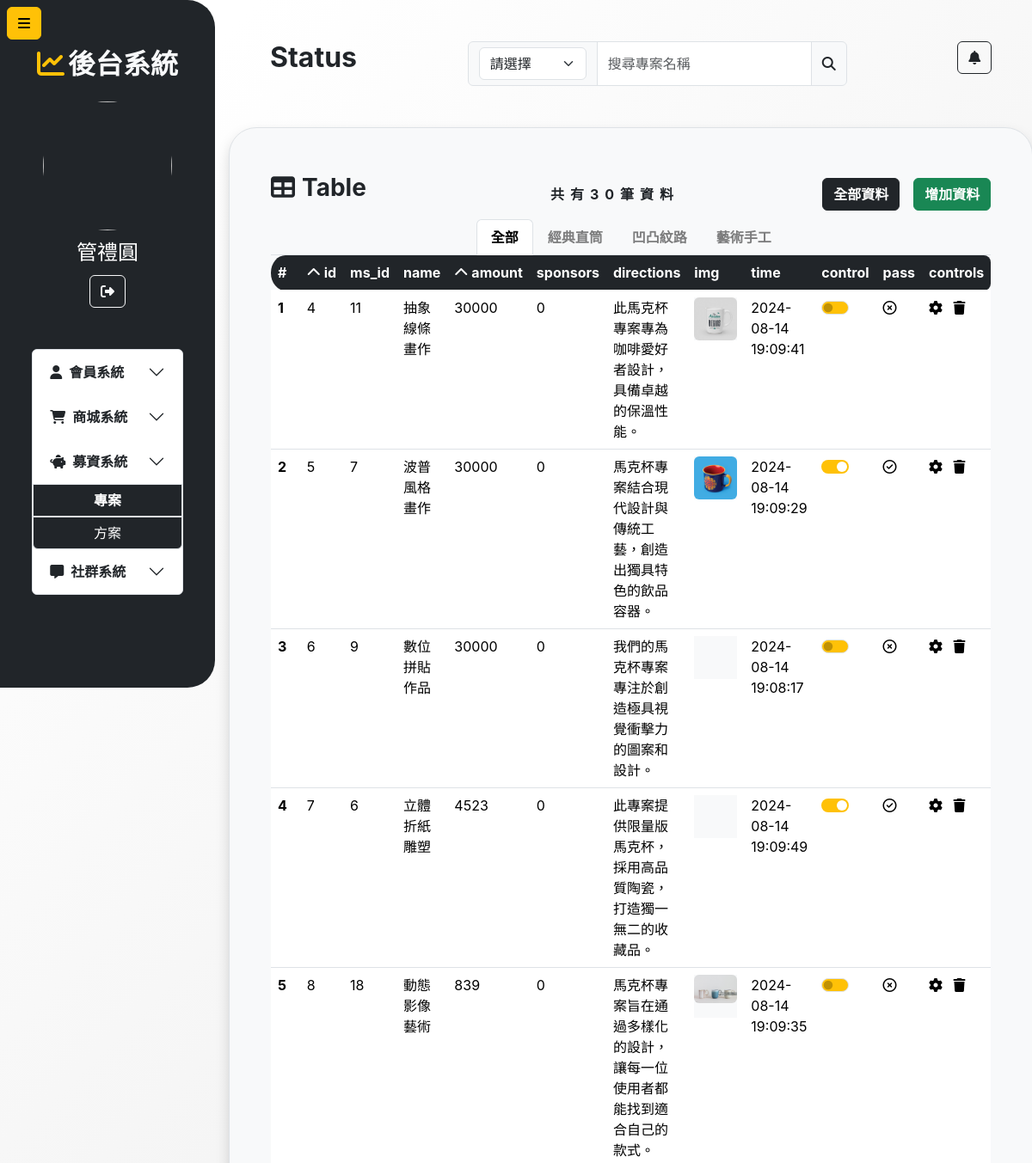
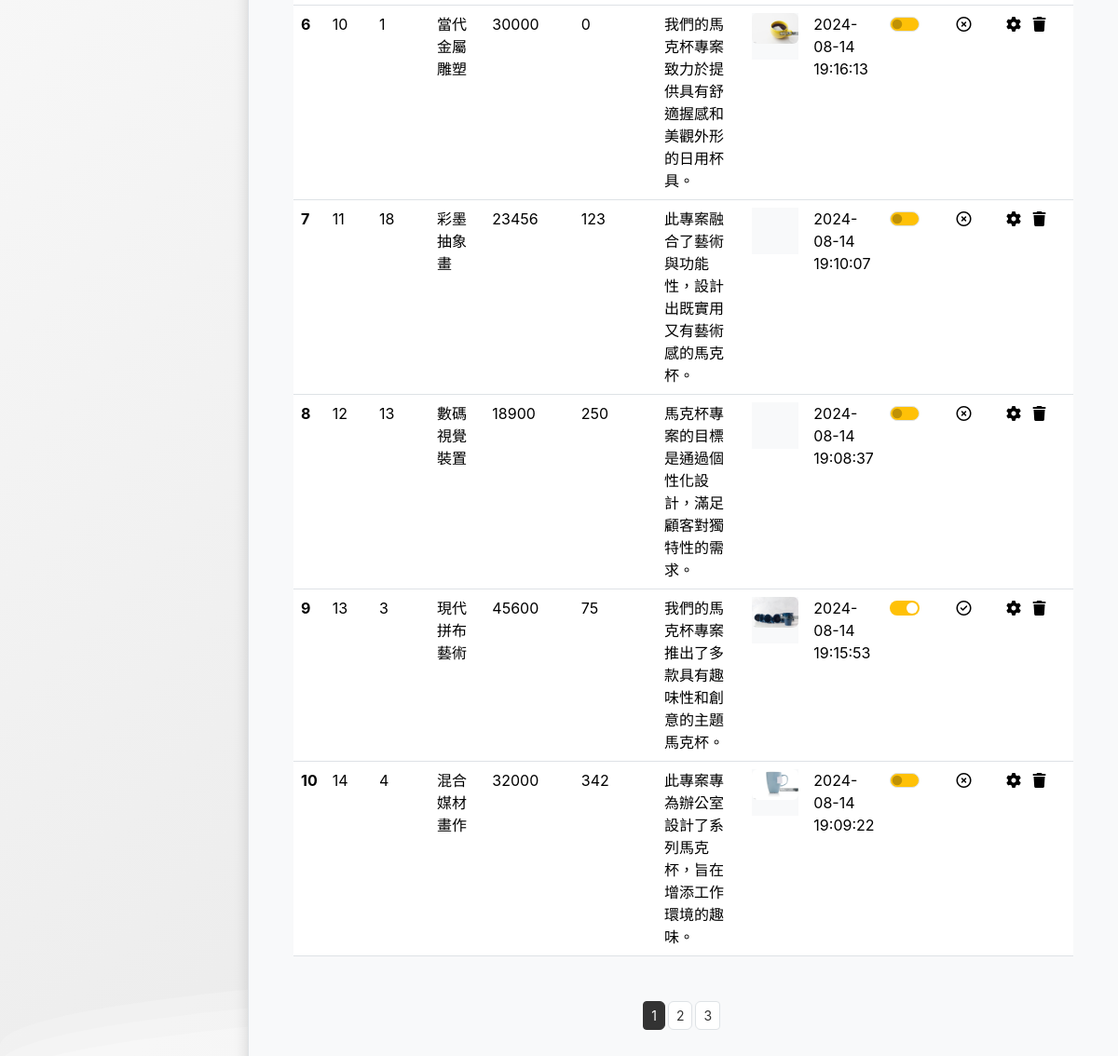
Page /fundrais/project.php (signed in) on the committed database (2 pictures, top to bottom).
### tables this page shows
CREATE TABLE `type` (
  `id` int(11) NOT NULL,
  `name` varchar(20) DEFAULT NULL
);

CREATE TABLE `project` (
  `id` int(11) NOT NULL,
  `ms_id` int(11) NOT NULL,
  `type_id` int(11) NOT NULL,
  `name` varchar(100) NOT NULL,
  `amount` int(11) NOT NULL,
  `sponsors` int(11) DEFAULT 0,
  `directions` varchar(100) NOT NULL,
  `img` varchar(50) NOT NULL,
  `scope` varchar(30) DEFAULT NULL,
  `pass` int(11) DEFAULT 0,
  `success` int(11) DEFAULT 0,
  `time` datetime DEFAULT current_timestamp(),
  `endtime` datetime DEFAULT NULL
);

### fundrais/project.php (the view, shortened to what this page needs)
<?php
require_once("../conn.php");
if (isset($_GET['query']) && !empty($_GET['query'])) {
  $query = $_GET['query'];
  $search = "`name` LIKE '%$query%' AND";
} else {
  $search = "";
  $query = "";
}
$cid = isset($_GET["cid"]) ? (int)$_GET["cid"] : 0;
if ($cid === 0) {
  $type = "";
} else {
  $type = "`type_id`= $cid AND";
}
if (isset($_GET['query']) && !empty($_GET['query'])) {
  $query = $_GET['query'];
  $queryType=isset($_GET['queryType'])?$_GET['queryType']:"name";
  $search = "`$queryType`  LIKE '%$query%' AND";
} else {
  $search = "";
  $query = "";
}
$page = isset($_GET["page"]) ? (int)$_GET["page"] : 1;
$perPage = 10;
$pageStart = ($page - 1) * $perPage;
$order="";
$if=false;
$sql = "SELECT *  FROM `project` WHERE    $search  $type    (`endtime` is NULL or `endtime` > NOW())  $order LIMIT $pageStart,$perPage";
$sqlAll = "SELECT *  FROM `project` WHERE  $search  $type   (`endtime` is NULL or `endtime` > NOW()) ";
$sqlType = "SELECT *  FROM `type`";
try {
  $result = $conn->query($sql);
  $allResult = $conn->query($sqlAll);
  $typeResult = $conn->query($sqlType);
  $projectNumber = $allResult->num_rows;
  $totlePage = ceil($projectNumber / $perPage);
  $Number = $result->num_rows;
  $rows = $result->fetch_all(MYSQLI_ASSOC);
  $typeRows = $typeResult->fetch_all(MYSQLI_ASSOC);
} catch (mysqli_sql_exception $e) {
  echo $e->getMessage();
}
?>
<!DOCTYPE html>
<html lang="zh-hant-TW">
<head>
  <link rel="stylesheet" href="https://cdnjs.cloudflare.com/ajax/libs/font-awesome/6.6.0/css/all.min.css" />
  <link rel="stylesheet" href="../css/index.css">
  <link href="https://cdn.jsdelivr.net/npm/bootstrap@5.3.3/dist/css/bootstrap.min.css" rel="stylesheet">
</head>
<body>
</body>
<body>
  <div class="p-0 container-fluid d-flex  ">
    <div class="collapse show collapse-horizontal  sticky-top z-1 h100vh" id="collapseWidthExample">
      <nav class="w250px h100vh bg-dark p-2 rounded-end-5 ">
        <div class="my-4 mt-5">
          <h2 class="text-center text-light fw-bold"><i class="fa-solid fa-chart-line me-1 text-warning"></i>後台系統</h2>
        </div>
        <div>
          <img class="d-block m-auto rounded-circle mt-2 w150px h150px" src="../membersystem/php_image/<?=$_SESSION["user"]["img"]?>" alt="">
          <p class="text-white text-center my-2 fs-4"><?=$_SESSION["user"]["name"]?></p>
            <button type="button" class="btn btn-outline-light d-block m-auto loginOut">
              <i class="fa-solid fa-right-from-bracket"></i>
            </button>
        </div>
        <div class="accordion mt-5 " id="accordionExample">
          <div class="accordion-item w-75 m-auto ">
            <h2 class="accordion-header ">
              <button class=" fw-bold  accordion-button collapsed  " type="button" data-bs-toggle="collapse" data-bs-target="#collapseOne" aria-expanded="true" aria-controls="collapseOne">
                <i class="fa-solid fa-user me-2"></i>會員系統
              </button>
              <button class=" fw-bold  accordion-button collapsed " type="button" data-bs-toggle="collapse" data-bs-target="#collapseTwo" aria-expanded="true" aria-controls="collapseOne">
              <i class="fa-solid fa-cart-shopping me-2" ></i>商城系統
              </button>
              <button class=" fw-bold  accordion-button collapsed " type="button" data-bs-toggle="collapse" data-bs-target="#collapseThree" aria-expanded="true" aria-controls="collapseOne">
              <i class="fa-solid fa-piggy-bank me-2"></i>募資系統
              </button>
              <div id="collapseThree" class="accordion-collapse collapse show" data-bs-parent="#accordionExample">
              <div class="accordion-body p-0">
                <div class="d-grid  ">
                  <div>
                    <a href="./project.php" class="btn d-block bg-dark fw-bold text-white rounded-0 border">專案</a>
                  </div>
                  <div>
                    <a href="#" class="btn d-block bg-dark text-white rounded-0 border rounded-bottom">方案</a>
                  </div>
                </div>
              </div>
            </div>
              <button class=" fw-bold  accordion-button collapsed " type="button" data-bs-toggle="collapse" data-bs-target="#collapseFour" aria-expanded="true" aria-controls="collapseOne">
                <i class="fa-solid fa-message me-2"></i>社群系統
              </button>
            </h2>
          </div>
        </div>
      </nav>
    </div>
    <button class="btn btn-warning z-3   position-fixed start-0 top-0 mt-2 ms-2" type="button" data-bs-toggle="collapse" data-bs-target="#collapseWidthExample" aria-expanded="false" aria-controls="collapseWidthExample">
      <i class="fa-solid fa-bars"></i>
    </button>
    <main class="flex-grow-1 px-3 mb-5">
      <div class="d-flex p-5 justify-content-between">
        <div class="">
          <h2 class="fw-bold">Status</h2>
        </div>
        <div class="flex-grow">
          <form action="" method="get">
            <div class="input-group flex-nowrap">
              <div class="input-group-text">
                <select id="Select" name="queryType" class="form-select">
                  <option <?=isset($_GET["queryType"])?"":"selected"?> value="" disabled>請選擇</option>
                </select>
              </div>
              <input type="text" class="form-control  inputWidth" name="query" id="search" placeholder="搜尋專案名稱" aria-label="Username" aria-describedby="addon-wrapping" value="<?php echo isset($_GET['query']) ? htmlspecialchars($_GET['query']) : ''; ?>">
              <button class="input-group-text search" id="addon-wrapping "><i class="fa-solid fa-magnifying-glass"></i></button>
            </div>
          </form>
        </div>
        <div>
          <button type="button" class="btn btn-outline-dark"><i class="fa-solid fa-bell"></i></button>
        </div>
      </div>
      <div class="container border p-5 rounded-5 bg-light shadow">
        <div class="d-flex justify-content-between align-items-center">
          <p class="fs-3 fw-bold">
            <i class="fa-solid fa-table me-2"></i>Table
          </p>
          <p class=" fw-bold m-0 letter-spacing ms-5">共有<?= $projectNumber ?>筆資料</p>
          <div class="d-flex align-items-center">
            <a class="btn text-white btn-dark fw-bold me-3" href="./project.php">全部資料</a>
            <button type="button" class="btn btn-success fw-bold" data-bs-toggle="modal" data-bs-target="#exampleModal">增加資料</button>
          </div>
        </div>
        <div class="nav nav-tabs mx-auto justify-content-center">
          <a class="nav-link fw-bold <?= $cid === 0 ? "active text-black fw-bold" : "text-black-50 fw-bold" ?>" href="?query=<?= isset($query)?$query:""?>&queryType=<?= isset($queryType)?$queryType:"" ?>">全部</a>
          <?php foreach ($typeRows as $typeRow) : ?>
            <a class=" nav-link fw-bold <?= $cid === (int)$typeRow["id"] ? "active text-black fw-bold" : "text-black-50 fw-bold" ?>" href="?cid=<?= $typeRow["id"] ?>&query=<?= isset($query)?$query:"" ?>&queryType=<?= isset($queryType)?$queryType:"" ?>"><?= isset($typeRow["name"])?$typeRow["name"]:"" ?></a>
          <?php endforeach; ?>
        </div>
        <div class="tab-content" id="pills-tabContent">
          <div class="tab-pane fade show active" id="pills-home" role="tabpanel" aria-labelledby="pills-home-tab" tabindex="0">
            <table class="table table-hover ">
              <thead>
                <tr class="table-dark " style="border:none;">
                  <th class="index rounded-start-circle" scope="col">#</th>
                  <th class="id" scope="col">
                    <a class="a d-flex align-items-center rotate-link1" href="?name=id&page=<?=$page?>&cid=<?=$cid?>&if=<?=$if?>&queryType=<?= isset($queryType)?$queryType:""?>&query=<?= isset($query)?$query:"" ?>">
                      <i class="fa-solid fa-chevron-up me-1" id="link1"></i>id
                    </a>
                  </th>
                  <th class="ms_id" scope="col">ms_id</th>
                  <th class="name" scope="col">name</th>
                  <th class="amountDesc  " scope="col">
                    <a class="a d-flex align-items-center rotate-link2" href="?name=amount&page=<?=$page?>&cid=<?=$cid?>&if=<?=$if?>&queryType=<?= isset($queryType)?$queryType:""?>&query=<?= isset($query)?$query:"" ?>">
                      <i class="fa-solid fa-chevron-up me-1" id="amount"></i>amount
                    </a>
                  </th>
                  <th class="sponsors" scope="col">sponsors</th>
                  <th class="directions" scope="col">directions</th>
                  <th class="img" scope="col">img</th>
                  <th class="time" scope="col">time</th>
                  <th class="pass" scope="col">control</th>
                  <th class="success" scope="col">pass</th>
                  <th class="controls rounded-end-3" scope="col">controls</th>
                </tr>
              </thead>
              <tbody>
                <? if ($Number >= 0) : ?>
                  <?php foreach ($rows as $index => $row) : ?>
                    <tr>
                      <th scope="row"><?= $index + 1 ?></th>
                      <td><?= $row["id"] ?></td>
                      <td><?= $row["ms_id"] ?></td>
                      <td><?= $row["name"] ?></td>
                      <td><?= $row["amount"] ?></td>
                      <td><?= $row["sponsors"] ?></td>
                      <td><?= $row["directions"] ?></td>
                      <td><div class="w50px h50px bg-light overflow-hidden"><img class="rounded-2 w-100 object-fit-cover" src="./img/<?= $row["img"] ?>" alt=""></div></td>
                      <td><?= $row["time"] ?></td>
                      <td>
                        <form action="./project.php ">
                          <div class="form-check form-switch">
                            <input class="form-check-input pass bg-warning " type="checkbox" name="switch" role="switch" id="pass<?= $index + 1 ?>" <?= $row["pass"] == 1 ? "checked" : "" ?> onchange="pass(event)">
                          </div>
                        </form>
                      </td>
                      <td class="align-items-center">
                        <? if($row["pass"]==1):?>
                          <i class="fa-regular fa-circle-check"></i>
                        <? else:?>
                          <i class="fa-regular fa-circle-xmark"></i>
                        <?endif?>
                      </td>
                      <td>
                        <i class=" fa-solid fa-gear me-2 hover" data-bs-toggle="modal" data-bs-target="#setModal<?= $index ?>"></i>
                        <i class=" btn-del fa-solid fa-trash hover" idn="<?= $row["id"] ?>"></i>
                      </td>
                    </tr>
                  <?php endforeach; ?>
                <? endif ?>
              </tbody>
            </table>
            <nav aria-label="..." class="d-flex justify-content-center mt-5">
          <ul class=" pagination pagination-sm">
            <? for ($i = 0; $i < $totlePage; $i++) : ?>
              <li class="me-1  page-item <?= $page === $i + 1 ? "active" : "" ?>" aria-current="page">
                <a href="?page=<?= $i + 1 ?><?= '&cid=' . $cid > 0 ? $cid : "" ?>" class="btn page-link "><?= $i + 1 ?></a>
              </li>
            <? endfor; ?>
          </ul>
        </nav>
          </div>
        </div>
      </div>
    </main>
  </div>
</body>
</html>

### css/index.css (style rules this page uses)
.w250px { width: 250px; }
.h150px { height: 150px; }
.w150px { width: 150px; }
.w50px { width: 50px; }
.h50px { height: 50px; }
* { padding: 0; margin: 0; box-sizing: border-box; }
#search { width: 250px; transition: width 0.5s ease; }
.hover { cursor: pointer; }
.sticky-top { position: sticky; top: 0; }
.h100vh { height: 100vh; }
.letter-spacing { letter-spacing: 7px; }
.a { text-decoration: none; color: white; }

### fundrais/project.php (style rules this page uses)
body { margin: auto; font-family: -apple-system, BlinkMacSystemFont, sans-serif; overflow: auto; background: linear-gradient(315deg, rgba(180, 180, 180, 1) 3%, rgba(200, 200, 200, 1) 38%, rgba(220, 220, 220, 1) 68%, rgba(255, 255, 255, 1) 98%); animation: gradient 15s ease infinite; background-size: 400% 400%; background-attachment: fixed; }
.form-check-input:checked { border:none }
.page-link { color:#333; }
.active>.page-link { background-color: #333; border:1px solid #333; }

### rows in the picture
type: name "經典直筒"
type: name "凹凸紋路"
type: name "藝術手工"
project: id "4", ms "11", name "抽象線條畫作", amount "30000", sponsors "0", directions "此馬克杯專案專為咖啡愛好者設計，具備卓越的保溫性能。", img (picture), time "2024-08-14 19:09:41"
project: id "5", ms "7", name "波普風格畫作", amount "30000", sponsors "0", directions "馬克杯專案結合現代設計與傳統工藝，創造出獨具特色的飲品容器。", img (picture), time "2024-08-14 19:09:29", pass "☑"
project: id "6", ms "9", name "數位拼貼作品", amount "30000", sponsors "0", directions "我們的馬克杯專案專注於創造極具視覺衝擊力的圖案和設計。", time "2024-08-14 19:08:17"
project: id "7", ms "6", name "立體折紙雕塑", amount "4523", sponsors "0", directions "此專案提供限量版馬克杯，採用高品質陶瓷，打造獨一無二的收藏品。", time "2024-08-14 19:09:49", pass "☑"
project: id "8", ms "18", name "動態影像藝術", amount "839", sponsors "0", directions "馬克杯專案旨在通過多樣化的設計，讓每一位使用者都能找到適合自己的款式。", img (picture), time "2024-08-14 19:09:35"
project: id "10", ms "1", name "當代金屬雕塑", amount "30000", sponsors "0", directions "我們的馬克杯專案致力於提供具有舒適握感和美觀外形的日用杯具。", img (picture), time "2024-08-14 19:16:13"
project: id "11", ms "18", name "彩墨抽象畫", amount "23456", sponsors "123", directions "此專案融合了藝術與功能性，設計出既實用又有藝術感的馬克杯。", time "2024-08-14 19:10:07"
project: id "12", ms "13", name "數碼視覺裝置", amount "18900", sponsors "250", directions "馬克杯專案的目標是通過個性化設計，滿足顧客對獨特性的需求。", time "2024-08-14 19:08:37"
project: id "13", ms "3", name "現代拼布藝術", amount "45600", sponsors "75", directions "我們的馬克杯專案推出了多款具有趣味性和創意的主題馬克杯。", img (picture), time "2024-08-14 19:15:53", pass "☑"
project: id "14", ms "4", name "混合媒材畫作", amount "32000", sponsors "342", directions "此專案專為辦公室設計了系列馬克杯，旨在增添工作環境的趣味。", img (picture), time "2024-08-14 19:09:22"

### other values in the picture
$_SESSION["user"]["name"] "管禮圓"
$projectNumber "30"
